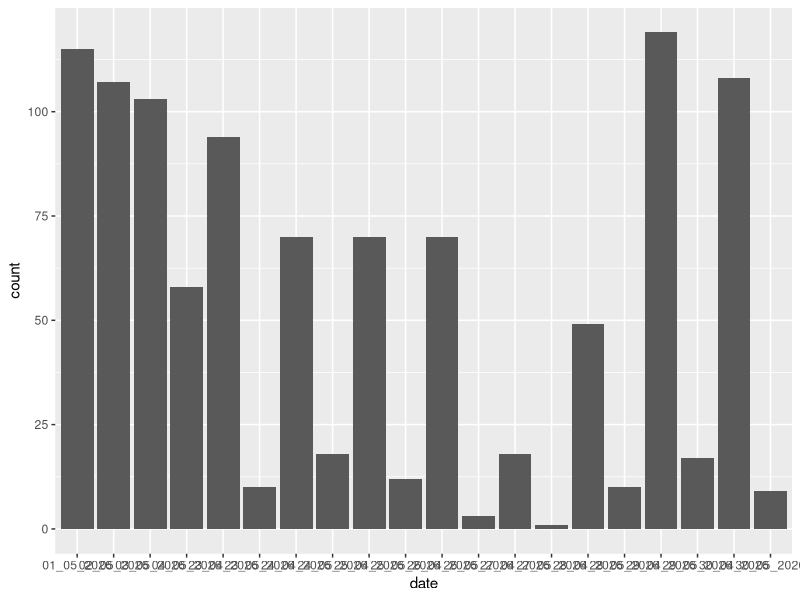
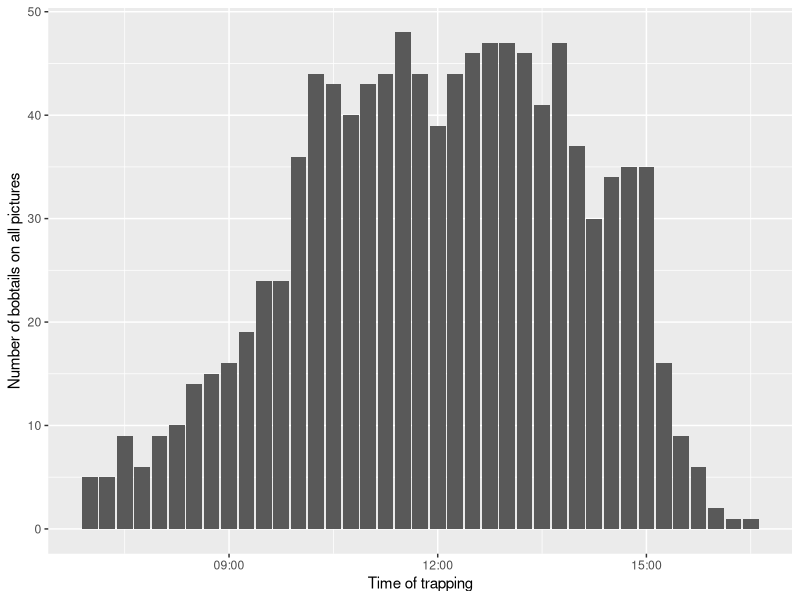
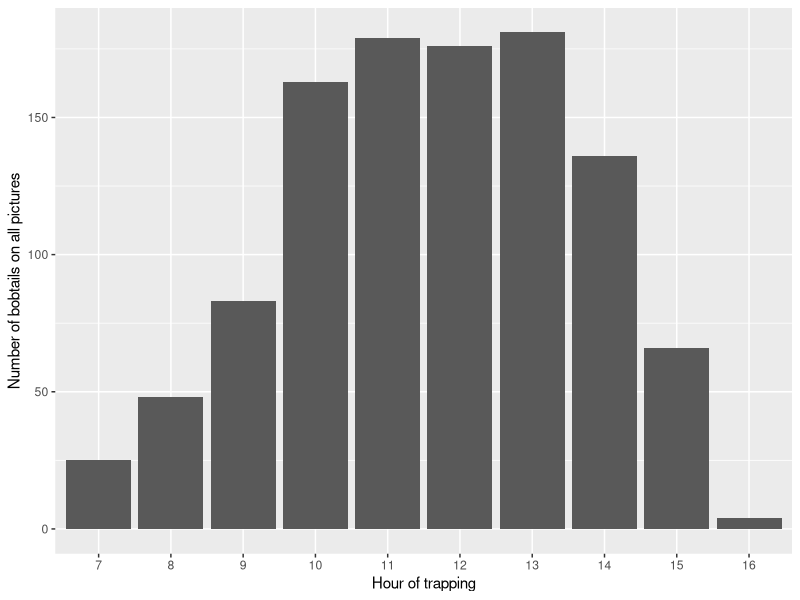
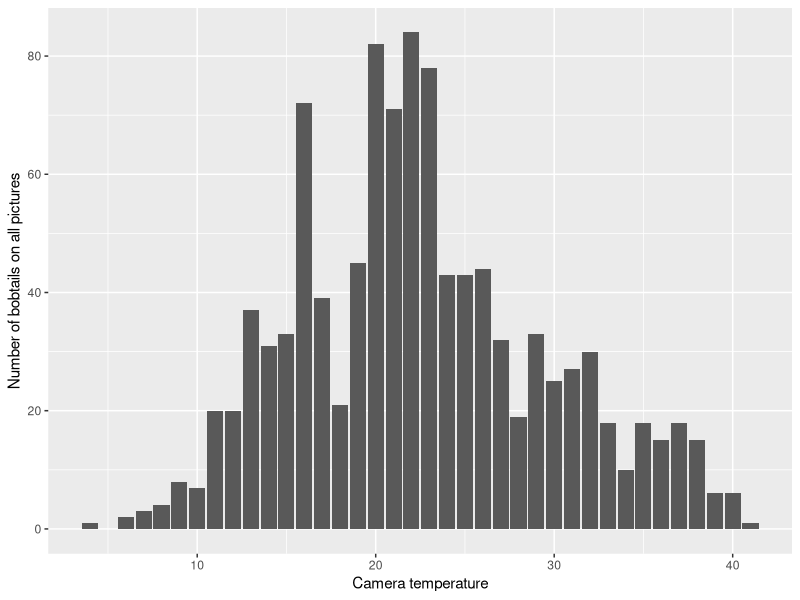
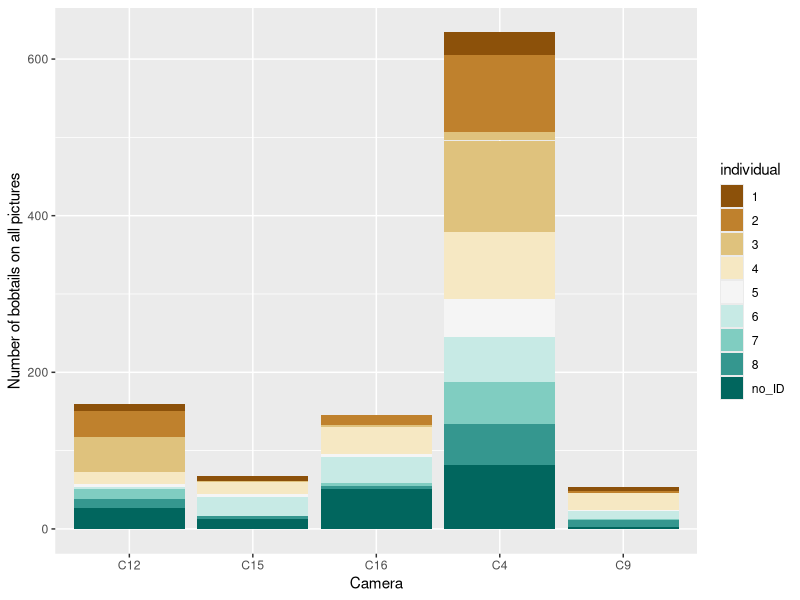
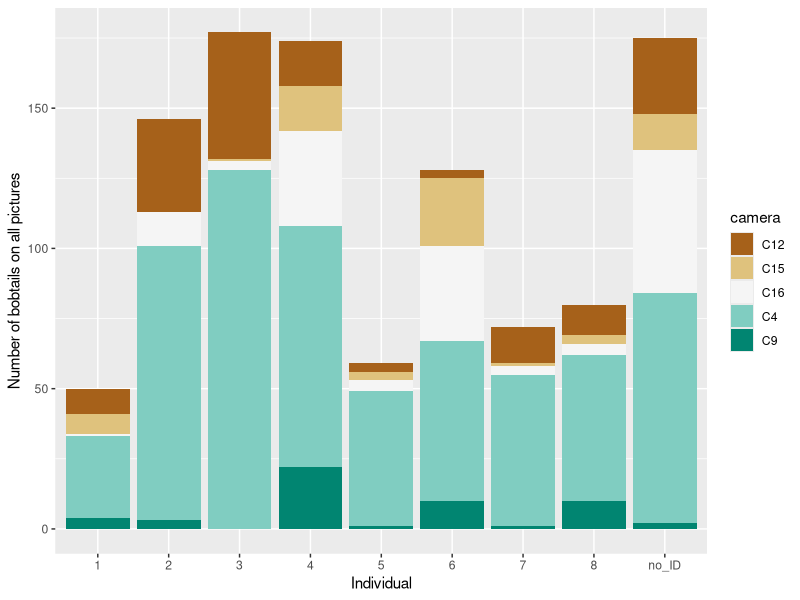

These charts were generated, in order, by the following R code: (Note: this script raises an error after producing the figures.)
## ---- chunk 1
knitr::opts_chunk$set(echo = TRUE)
## ---- chunk 2

library(dplyr)
library(ggplot2)
library(lubridate)
## ---- chunk 3

data_bob = read.csv("metadata2.csv", sep =";", header = TRUE)


## ---- chunk 4

# create a column with "1" everywhere to be able to sum le lines 
data_bob$count = 1 

# plot
ggplot(data_bob, aes(x = date, y = count)) +
  geom_col()
## ---- chunk 5

# create a column with "1" everywhere to be able to sum le lines 
data_bob$count = 1 


data_bob$time = as.POSIXct(data_bob$time, format = "%H:%M")
data_bob$hour = hour(data_bob$time)

# plot  
ggplot(data_bob, aes(x = time, y = count)) +
  geom_col() +
  xlab("Time of trapping") +
  ylab("Number of bobtails on all pictures")


# plot  
ggplot(data_bob, aes(x = factor(hour), y = count)) +
  geom_col() +
  xlab("Hour of trapping") +
  ylab("Number of bobtails on all pictures")
## ---- chunk 6

# create a column with "1" everywhere to be able to sum le lines 
data_bob$count = 1 

# plot  
ggplot(data_bob, aes(x = temperature, y = count)) +
  geom_col() +
  xlab("Camera temperature") +
  ylab("Number of bobtails on all pictures")

## ---- chunk 7

# create a column with "1" everywhere to be able to sum le lines 
data_bob$count = 1 

# plot  
ggplot(data_bob, aes(x = camera, y = count, fill = individual)) +
  geom_col() +
  xlab("Camera") +
  ylab("Number of bobtails on all pictures")+
  scale_fill_brewer(palette="BrBG")

## ---- chunk 8

# create a column with "1" everywhere to be able to sum le lines 
data_bob$count = 1 

ggplot(data_bob, aes(x = individual, y = count, fill = camera)) +
  geom_col() +
  xlab("Individual") +
  ylab("Number of bobtails on all pictures")+
  scale_fill_brewer(palette="BrBG")
## ---- chunk 9

# create a column with "1" everywhere to be able to sum le lines 
data_bob$count = 1 

# plot 
ggplot(data_bob, aes(x = max_temp_atmo, y = count)) +
  geom_col() +
  xlab("Max air temperatures each day") +
  ylab("Number of bobtails on all pictures")
